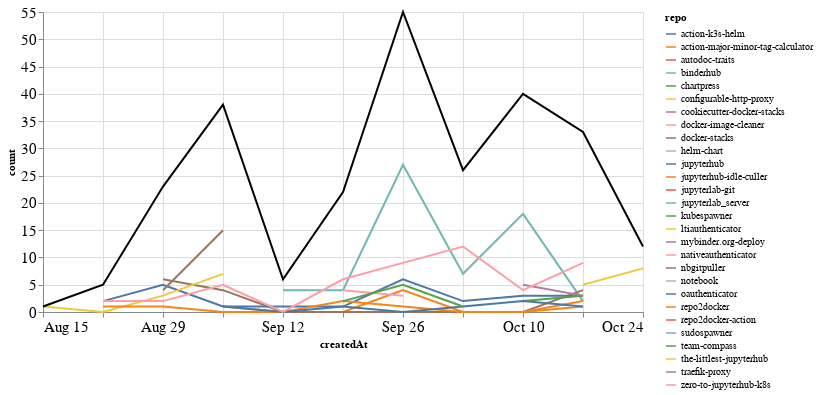

Notebook source saved alongside this figure:
### Markdown cell above
### Comments

### Code cell
comments_time = comments.groupby('repo').resample('W', on='createdAt').count()['author'].reset_index()
comments_time = comments_time.rename(columns={'author': 'count'})
comments_time_total = comments_time.groupby('createdAt').agg({"count": "sum"}).reset_index()
ch1 = alt.Chart(comments_time, width=600).mark_line().encode(
    x='createdAt',
    y='count',
    color='repo',
    tooltip="repo"
)

ch2 = alt.Chart(comments_time_total, width=600).mark_line(color="black").encode(
    x='createdAt',
    y='count',
)

ch1 + ch2

### Figure 1 — Vega-Lite specification as saved in the notebook (floating-point values rounded to 4 significant figures)
{"config": {"axisLeft": {"labelFontSize": 15}, "axisBottom": {"labelFontSize": 15}}, "layer": [{"data": {"name": "data-d8d2450563ddfa70ad6723464c37d5a8"}, "mark": "line", "encoding": {"color": {"type": "nominal", "field": "repo"}, "tooltip": {"type": "nominal", "field": "repo"}, "x": {"type": "temporal", "field": "createdAt"}, "y": {"type": "quantitative", "field": "count"}}, "width": 600}, {"data": {"name": "data-0b83f5d1271cf00fd55bdb2a200a939f"}, "mark": {"type": "line", "color": "black"}, "encoding": {"x": {"type": "temporal", "field": "createdAt"}, "y": {"type": "quantitative", "field": "count"}}, "width": 600}], "$schema": "https://vega.github.io/schema/vega-lite/v4.8.1.json", "datasets": {"data-d8d2450563ddfa70ad6723464c37d5a8": [{"repo": "action-k3s-helm", "createdAt": "2021-10-10T00:00:00", "count": 5}, {"repo": "action-major-minor-tag-calculator", "createdAt": "2021-09-05T00:00:00", "count": 1}, {"repo": "action-major-minor-tag-calculator", "createdAt": "2021-09-12T00:00:00", "count": 0}, {"repo": "action-major-minor-tag-calculator", "createdAt": "2021-09-19T00:00:00", "count": 0}, {"repo": "action-major-minor-tag-calculator", "createdAt": "2021-09-26T00:00:00", "count": 4}, {"repo": "action-major-minor-tag-calculator", "createdAt": "2021-10-03T00:00:00", "count": 0}, {"repo": "action-major-minor-tag-calculator", "createdAt": "2021-10-10T00:00:00", "count": 0}, {"repo": "action-major-minor-tag-calculator", "createdAt": "2021-10-17T00:00:00", "count": 1}, {"repo": "autodoc-traits", "createdAt": "2021-10-24T00:00:00", "count": 1}, {"repo": "binderhub", "createdAt": "2021-09-12T00:00:00", "count": 4}, {"repo": "binderhub", "createdAt": "2021-09-19T00:00:00", "count": 4}, {"repo": "binderhub", "createdAt": "2021-09-26T00:00:00", "count": 27}, {"repo": "binderhub", "createdAt": "2021-10-03T00:00:00", "count": 7}, {"repo": "binderhub", "createdAt": "2021-10-10T00:00:00", "count": 18}, {"repo": "binderhub", "createdAt": "2021-10-17T00:00:00", "count": 2}, {"repo": "chartpress", "createdAt": "2021-09-05T00:00:00", "count": 2}, {"repo": "configurable-http-proxy", "createdAt": "2021-09-19T00:00:00", "count": 2}, {"repo": "cookiecutter-docker-stacks", "createdAt": "2021-09-05T00:00:00", "count": 1}, {"repo": "docker-image-cleaner", "createdAt": "2021-09-19T00:00:00", "count": 4}, {"repo": "docker-image-cleaner", "createdAt": "2021-09-26T00:00:00", "count": 3}, {"repo": "docker-stacks", "createdAt": "2021-08-29T00:00:00", "count": 6}, {"repo": "docker-stacks", "createdAt": "2021-09-05T00:00:00", "count": 4}, {"repo": "docker-stacks", "createdAt": "2021-09-12T00:00:00", "count": 0}, {"repo": "docker-stacks", "createdAt": "2021-09-19T00:00:00", "count": 0}, {"repo": "docker-stacks", "createdAt": "2021-09-26T00:00:00", "count": 0}, {"repo": "docker-stacks", "createdAt": "2021-10-03T00:00:00", "count": 0}, {"repo": "docker-stacks", "createdAt": "2021-10-10T00:00:00", "count": 0}, {"repo": "docker-stacks", "createdAt": "2021-10-17T00:00:00", "count": 4}, {"repo": "helm-chart", "createdAt": "2021-10-10T00:00:00", "count": 1}, {"repo": "jupyterhub", "createdAt": "2021-08-22T00:00:00", "count": 2}, {"repo": "jupyterhub", "createdAt": "2021-08-29T00:00:00", "count": 5}, {"repo": "jupyterhub", "createdAt": "2021-09-05T00:00:00", "count": 1}, {"repo": "jupyterhub", "createdAt": "2021-09-12T00:00:00", "count": 1}, {"repo": "jupyterhub", "createdAt": "2021-09-19T00:00:00", "count": 1}, {"repo": "jupyterhub", "createdAt": "2021-09-26T00:00:00", "count": 6}, {"repo": "jupyterhub", "createdAt": "2021-10-03T00:00:00", "count": 2}, {"repo": "jupyterhub", "createdAt": "2021-10-10T00:00:00", "count": 3}, {"repo": "jupyterhub", "createdAt": "2021-10-17T00:00:00", "count": 3}, {"repo": "jupyterhub-idle-culler", "createdAt": "2021-08-29T00:00:00", "count": 1}, {"repo": "jupyterhub-idle-culler", "createdAt": "2021-09-05T00:00:00", "count": 0}, {"repo": "jupyterhub-idle-culler", "createdAt": "2021-09-12T00:00:00", "count": 0}, {"repo": "jupyterhub-idle-culler", "createdAt": "2021-09-19T00:00:00", "count": 2}, {"repo": "jupyterhub-idle-culler", "createdAt": "2021-09-26T00:00:00", "count": 1}, {"repo": "jupyterhub-idle-culler", "createdAt": "2021-10-03T00:00:00", "count": 0}, {"repo": "jupyterhub-idle-culler", "createdAt": "2021-10-10T00:00:00", "count": 0}, {"repo": "jupyterhub-idle-culler", "createdAt": "2021-10-17T00:00:00", "count": 2}, {"repo": "jupyterlab-git", "createdAt": "2021-10-03T00:00:00", "count": 2}, {"repo": "jupyterlab_server", "createdAt": "2021-10-03T00:00:00", "count": 1}, {"repo": "kubespawner", "createdAt": "2021-10-10T00:00:00", "count": 2}, {"repo": "kubespawner", "createdAt": "2021-10-17T00:00:00", "count": 3}, {"repo": "ltiauthenticator", "createdAt": "2021-08-15T00:00:00", "count": 1}, {"repo": "ltiauthenticator", "createdAt": "2021-08-22T00:00:00", "count": 0}, {"repo": "ltiauthenticator", "createdAt": "2021-08-29T00:00:00", "count": 3}, {"repo": "ltiauthenticator", "createdAt": "2021-09-05T00:00:00", "count": 7}, {"repo": "mybinder.org-deploy", "createdAt": "2021-10-10T00:00:00", "count": 5}, {"repo": "mybinder.org-deploy", "createdAt": "2021-10-17T00:00:00", "count": 3}, {"repo": "nativeauthenticator", "createdAt": "2021-10-24T00:00:00", "count": 1}, {"repo": "nbgitpuller", "createdAt": "2021-08-29T00:00:00", "count": 4}, {"repo": "nbgitpuller", "createdAt": "2021-09-05T00:00:00", "count": 15}, {"repo": "notebook", "createdAt": "2021-08-29T00:00:00", "count": 1}, {"repo": "oauthenticator", "createdAt": "2021-09-05T00:00:00", "count": 1}, {"repo": "oauthenticator", "createdAt": "2021-09-12T00:00:00", "count": 0}, {"repo": "oauthenticator", "createdAt": "2021-09-19T00:00:00", "count": 1}, {"repo": "oauthenticator", "createdAt": "2021-09-26T00:00:00", "count": 0}, {"repo": "oauthenticator", "createdAt": "2021-10-03T00:00:00", "count": 1}, {"repo": "oauthenticator", "createdAt": "2021-10-10T00:00:00", "count": 2}, {"repo": "oauthenticator", "createdAt": "2021-10-17T00:00:00", "count": 1}, {"repo": "repo2docker", "createdAt": "2021-08-22T00:00:00", "count": 1}, {"repo": "repo2docker", "createdAt": "2021-08-29T00:00:00", "count": 1}, {"repo": "repo2docker-action", "createdAt": "2021-09-05T00:00:00", "count": 1}, {"repo": "sudospawner", "createdAt": "2021-09-12T00:00:00", "count": 1}, {"repo": "team-compass", "createdAt": "2021-09-19T00:00:00", "count": 2}, {"repo": "team-compass", "createdAt": "2021-09-26T00:00:00", "count": 5}, {"repo": "team-compass", "createdAt": "2021-10-03T00:00:00", "count": 1}, {"repo": "the-littlest-jupyterhub", "createdAt": "2021-10-17T00:00:00", "count": 5}, {"repo": "the-littlest-jupyterhub", "createdAt": "2021-10-24T00:00:00", "count": 8}, {"repo": "traefik-proxy", "createdAt": "2021-10-24T00:00:00", "count": 2}, {"repo": "zero-to-jupyterhub-k8s", "createdAt": "2021-08-22T00:00:00", "count": 2}, {"repo": "zero-to-jupyterhub-k8s", "createdAt": "2021-08-29T00:00:00", "count": 2}, {"repo": "zero-to-jupyterhub-k8s", "createdAt": "2021-09-05T00:00:00", "count": 5}, {"repo": "zero-to-jupyterhub-k8s", "createdAt": "2021-09-12T00:00:00", "count": 0}, {"repo": "zero-to-jupyterhub-k8s", "createdAt": "2021-09-19T00:00:00", "count": 6}, {"repo": "zero-to-jupyterhub-k8s", "createdAt": "2021-09-26T00:00:00", "count": 9}, {"repo": "zero-to-jupyterhub-k8s", "createdAt": "2021-10-03T00:00:00", "count": 12}, {"repo": "zero-to-jupyterhub-k8s", "createdAt": "2021-10-10T00:00:00", "count": 4}, {"repo": "zero-to-jupyterhub-k8s", "createdAt": "2021-10-17T00:00:00", "count": 9}], "data-0b83f5d1271cf00fd55bdb2a200a939f": [{"createdAt": "2021-08-15T00:00:00", "count": 1}, {"createdAt": "2021-08-22T00:00:00", "count": 5}, {"createdAt": "2021-08-29T00:00:00", "count": 23}, {"createdAt": "2021-09-05T00:00:00", "count": 38}, {"createdAt": "2021-09-12T00:00:00", "count": 6}, {"createdAt": "2021-09-19T00:00:00", "count": 22}, {"createdAt": "2021-09-26T00:00:00", "count": 55}, {"createdAt": "2021-10-03T00:00:00", "count": 26}, {"createdAt": "2021-10-10T00:00:00", "count": 40}, {"createdAt": "2021-10-17T00:00:00", "count": 33}, {"createdAt": "2021-10-24T00:00:00", "count": 12}]}}
